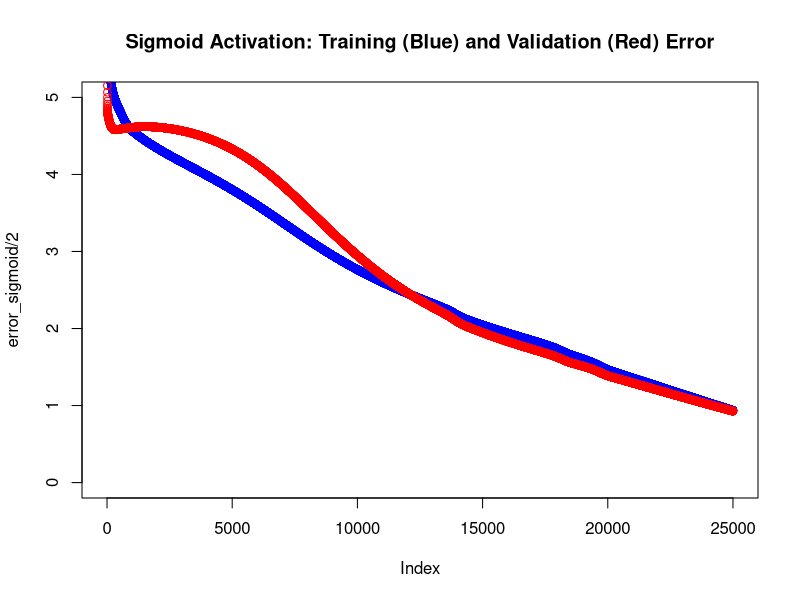
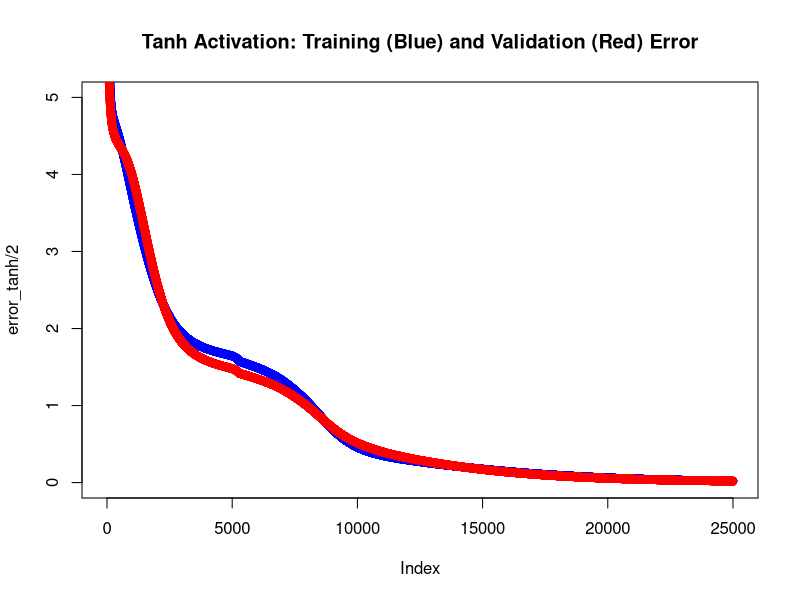
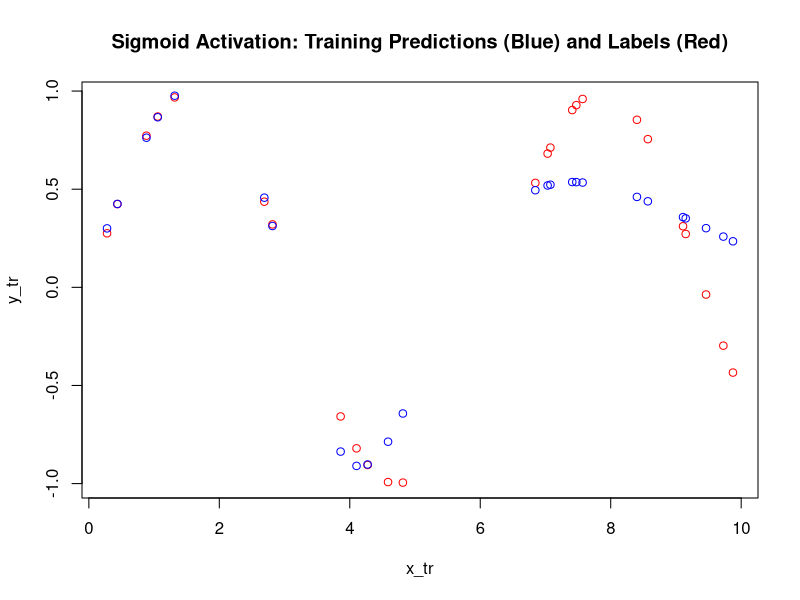
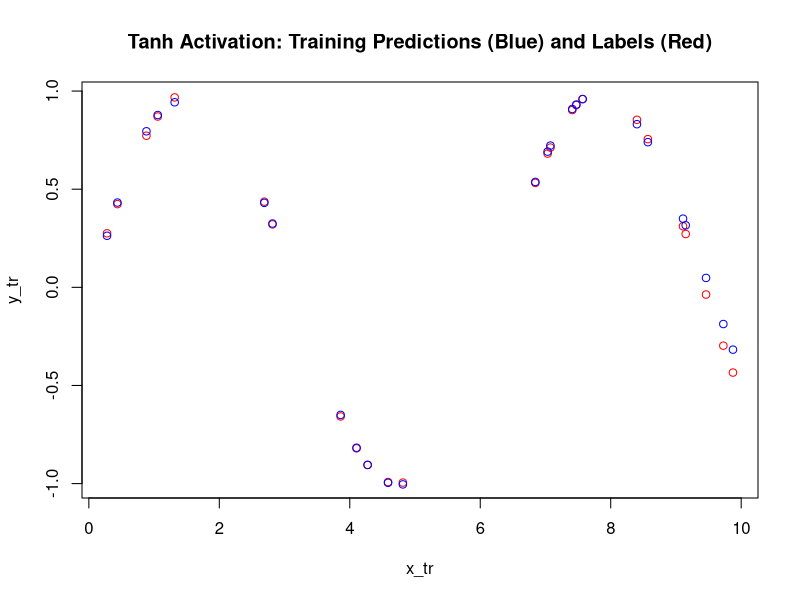
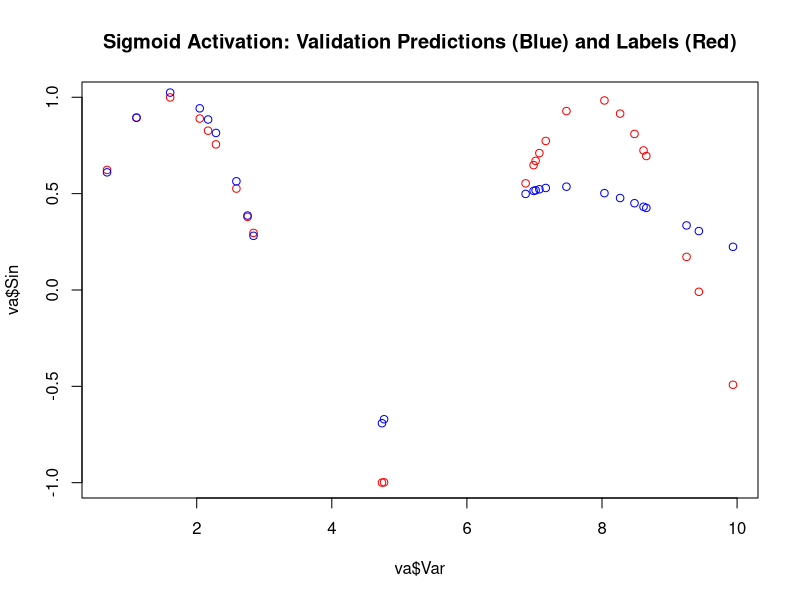
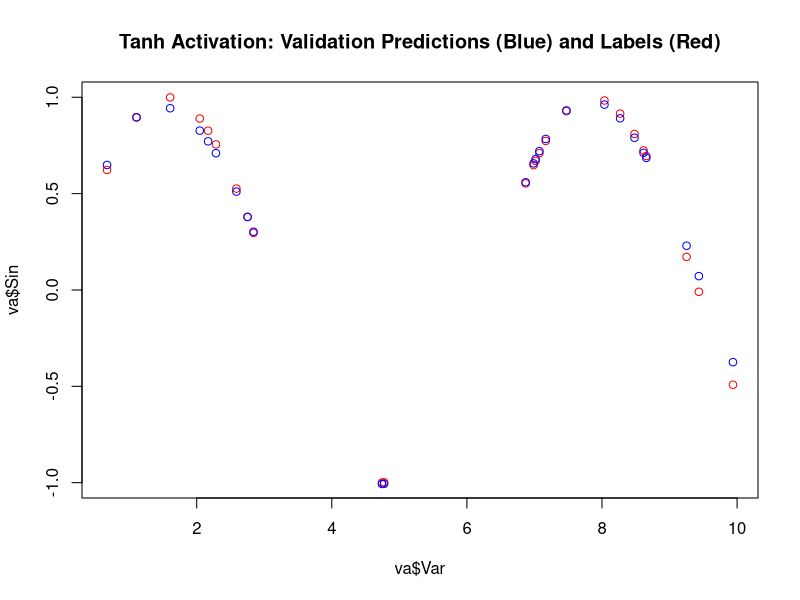

R code for these plots, in order:
set.seed(1234567890)

Var <- runif(50, 0, 10)
trva <- data.frame(Var, Sin=sin(Var))
tr <- trva[1:25,] # Training
va <- trva[26:50,] # Validation

# plot(trva)
# plot(tr)
# plot(va)

l_rate <- 1/nrow(tr)^2
n_ite = 25000

# modified to allow sigmoid/tanh solutions to be computed simultaneously

w_j_sigmoid <- runif(10, -1, 1)
b_j_sigmoid <- runif(10, -1, 1)
w_k_sigmoid <- runif(10, -1, 1)
b_k_sigmoid <- runif(1, -1, 1)

error_sigmoid <- rep(0, n_ite) 
error_va_sigmoid <- rep(0, n_ite)

w_j_tanh <- runif(10, -1, 1)
b_j_tanh <- runif(10, -1, 1)
w_k_tanh <- runif(10, -1, 1)
b_k_tanh <- runif(1, -1, 1)

error_tanh <- rep(0, n_ite)
error_va_tanh <- rep(0, n_ite)

for(i in 1:n_ite) {

  # set up data
  x_tr <- tr$Var
  y_tr <- tr$Sin
  
  # error computation: Your code here
  
  # forward propagation
  h1_sigmoid <- (x_tr %*% t(w_j_sigmoid)) + t(matrix(b_j_sigmoid, 10, nrow(tr)))
  h1_tanh <- (x_tr %*% t(w_j_tanh)) + t(matrix(b_j_tanh, 10, nrow(tr)))
  h1_sigmoid_va <- (va$Var %*% t(w_j_sigmoid)) + t(matrix(b_j_sigmoid, 10, nrow(va)))
  h1_tanh_va <- (va$Var %*% t(w_j_tanh)) + t(matrix(b_j_tanh, 10, nrow(va)))
  
  a1_sigmoid <- 1 / (1 + exp(-h1_sigmoid))
  a1_tanh <- 2 / (1 + exp(-2*h1_tanh)) - 1
  a1_sigmoid_va <- 1 / (1 + exp(-h1_sigmoid_va))
  a1_tanh_va <- 2 / (1 + exp(-2*h1_tanh_va)) - 1
  
  y_hat_sigmoid <- (a1_sigmoid %*% w_k_sigmoid) + b_k_sigmoid
  y_hat_tanh <- (a1_tanh %*% w_k_tanh) + b_k_tanh
  y_hat_sigmoid_va <- (a1_sigmoid_va %*% w_k_sigmoid) + b_k_sigmoid
  y_hat_tanh_va <- (a1_tanh_va %*% w_k_tanh) + b_k_tanh
  
  # SSE error computation
  error_sigmoid[i] <- sum((y_tr - y_hat_sigmoid)^2)
  error_va_sigmoid[i] <- sum((va$Sin - y_hat_sigmoid_va)^2)
  error_tanh[i] <- sum((y_tr - y_hat_tanh)^2)
  error_va_tanh[i] <- sum((va$Sin - y_hat_tanh_va)^2)
  
  # print
  cat("Iteration: ", i, 
      ", Sigmoid error: ", error_sigmoid[i]/2, ", Sigmoid error_va: ", error_va_sigmoid[i]/2, 
      ", Tanh error: ", error_tanh[i]/2, ", Tanh error_va: ", error_va_tanh[i]/2, "\n") 
  flush.console()
  
  for(n in 1:nrow(tr)) {
    
    # forward propagation: Your code here
    
    h1_sigmoid <- (x_tr[n] * w_j_sigmoid) + b_j_sigmoid
    h1_tanh <- (x_tr[n] * w_j_tanh) + b_j_tanh
    
    a1_sigmoid <- 1 / (1 + exp(-h1_sigmoid))
    a1_tanh <- 2 / (1 + exp(-2*h1_tanh)) - 1
    
    y_hat_sigmoid <- sum(a1_sigmoid * w_k_sigmoid) + b_k_sigmoid
    y_hat_tanh <- sum(a1_tanh * w_k_tanh) + b_k_tanh
    
    # backward propagation: Your code here
    
    ### ASSUMPTION: error(y_hat | y) = 1/2 * (y_hat - y)^2
    
    delta_error_sigmoid_b_k <- (y_hat_sigmoid - y_tr[n])
    delta_error_sigmoid_w_k <- delta_error_sigmoid_b_k*a1_sigmoid
    delta_error_sigmoid_b_j <- delta_error_sigmoid_b_k*w_k_sigmoid*a1_sigmoid*(1- a1_sigmoid)
    delta_error_sigmoid_w_j <- x_tr[n]*delta_error_sigmoid_b_j
    
    delta_error_tanh_b_k <- (y_hat_tanh - y_tr[n])
    delta_error_tanh_w_k <- delta_error_tanh_b_k*a1_tanh
    delta_error_tanh_b_j <- delta_error_tanh_b_k*w_k_tanh*(1 - a1_tanh^2)
    delta_error_tanh_w_j <- x_tr[n]*delta_error_tanh_b_j
    
    b_k_sigmoid <- b_k_sigmoid - l_rate*delta_error_sigmoid_b_k
    w_k_sigmoid <- w_k_sigmoid - l_rate*delta_error_sigmoid_w_k
    b_j_sigmoid <- b_j_sigmoid - l_rate*delta_error_sigmoid_b_j
    w_j_sigmoid <- w_j_sigmoid - l_rate*delta_error_sigmoid_w_j
    
    b_k_tanh <- b_k_tanh - l_rate*delta_error_tanh_b_k
    w_k_tanh <- w_k_tanh - l_rate*delta_error_tanh_w_k
    b_j_tanh <- b_j_tanh - l_rate*delta_error_tanh_b_j
    w_j_tanh <- w_j_tanh - l_rate*delta_error_tanh_w_j
    
  }
  
}

# print final weights and errors
w_j_sigmoid
b_j_sigmoid
w_k_sigmoid
b_k_sigmoid

w_j_tanh
b_j_tanh
w_k_tanh
b_k_tanh

plot(error_sigmoid/2, ylim = c(0, 5), col = "blue")
points(error_va_sigmoid/2, col = "red")
title("Sigmoid Activation: Training (Blue) and Validation (Red) Error")

plot(error_tanh/2, ylim = c(0, 5), col = "blue")
points(error_va_tanh/2, col = "red")
title("Tanh Activation: Training (Blue) and Validation (Red) Error")

# plot prediction on training data

h1_sigmoid <- (x_tr %*% t(w_j_sigmoid)) + t(matrix(b_j_sigmoid, 10, nrow(tr)))
h1_tanh <- (x_tr %*% t(w_j_tanh)) + t(matrix(b_j_tanh, 10, nrow(tr)))

a1_sigmoid <- 1 / (1 + exp(-h1_sigmoid))
a1_tanh <- 2 / (1 + exp(-2*h1_tanh)) - 1

y_hat_sigmoid <- (a1_sigmoid %*% w_k_sigmoid) + b_k_sigmoid
y_hat_tanh <- (a1_tanh %*% w_k_tanh) + b_k_tanh

plot(x_tr, y_tr, col = "red")
points(x_tr, y_hat_sigmoid, col = "blue")
title("Sigmoid Activation: Training Predictions (Blue) and Labels (Red)")

plot(x_tr, y_tr, col = "red")
points(x_tr, y_hat_tanh, col = "blue")
title("Tanh Activation: Training Predictions (Blue) and Labels (Red)")

# plot prediction on validation data

h1_sigmoid_va <- (va$Var %*% t(w_j_sigmoid)) + t(matrix(b_j_sigmoid, 10, nrow(va)))
h1_tanh_va <- (va$Var %*% t(w_j_tanh)) + t(matrix(b_j_tanh, 10, nrow(va)))

a1_sigmoid_va <- 1 / (1 + exp(-h1_sigmoid_va))
a1_tanh_va <- 2 / (1 + exp(-2*h1_tanh_va)) - 1

y_hat_sigmoid_va <- (a1_sigmoid_va %*% w_k_sigmoid) + b_k_sigmoid
y_hat_tanh_va <- (a1_tanh_va %*% w_k_tanh) + b_k_tanh

plot(va$Var, va$Sin, col = "red")
points(va$Var, y_hat_sigmoid_va, col = "blue")
title("Sigmoid Activation: Validation Predictions (Blue) and Labels (Red)")

plot(va$Var, va$Sin, col = "red")
points(va$Var, y_hat_tanh_va, col = "blue")
title("Tanh Activation: Validation Predictions (Blue) and Labels (Red)")
